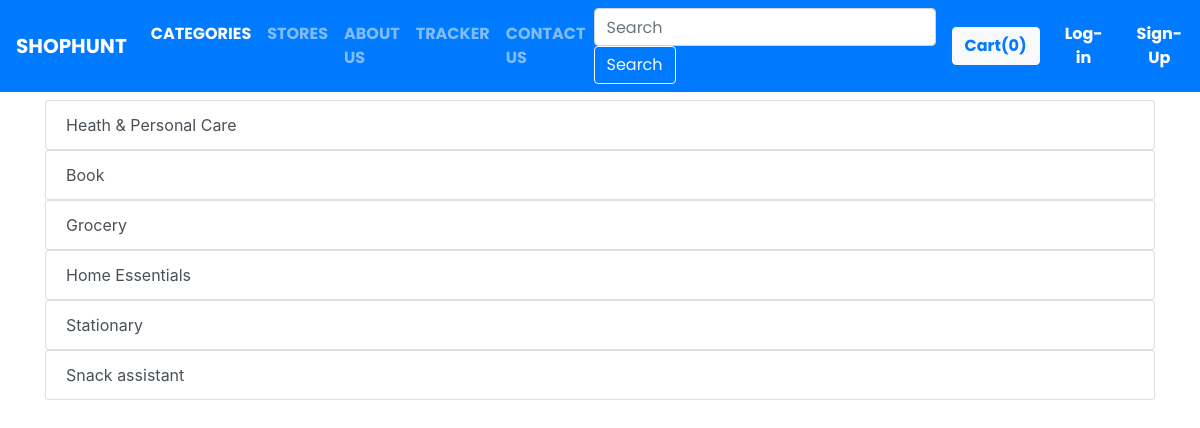
The page /shop/category/ on the database its author committed.
### shop/models.py (models this page shows, shortened)
class Product(models.Model):
    seller = models.ManyToManyField(Seller)
    product_id = models.AutoField
    product_name = models.CharField(max_length=200)
    category = models.CharField(max_length=50, default="")
    subcategory = models.CharField(max_length=50, default="")
    price = models.IntegerField(default=0)
    desc = models.CharField(max_length=1000)
    pub_date = models.DateField()
    image = models.ImageField(upload_to="shop/images", default="")
    inStock = models.BooleanField()

### shop/views.py (the view)
# urls.py: path("category/", views.category, name="category"),
def category(request):
    allProds=[]
    catprods = Product.objects.values('category','id')
    cats = {item['category'] for item in catprods}                                       # Set comprehension
    print(cats)
    context = {'cats': cats}
    print(context)
    return render(request, 'shop/category.html', context)

### shop/templates/shop/category.html (shortened to what this page needs)
{% extends 'shop/basic.html' %}
{% block categoryactive %}active{% endblock categoryactive %}
{% block body %}
<div class="container mt-2">
{% for product in cats %}
<div class="list-group">
  <a href="/shop/category/{{product}}"><button type="button" class="list-group-item list-group-item-action">{{product}}</button></a>
</div>
{% endfor %}
</div>
{% endblock body %}

### rows shown on the page
Product: cats "Heath & Personal Care"
Product: cats "Book"
Product: cats "Grocery"
Product: cats "Home Essentials"
Product: cats "Stationary"
Product: cats "Snack assistant"
